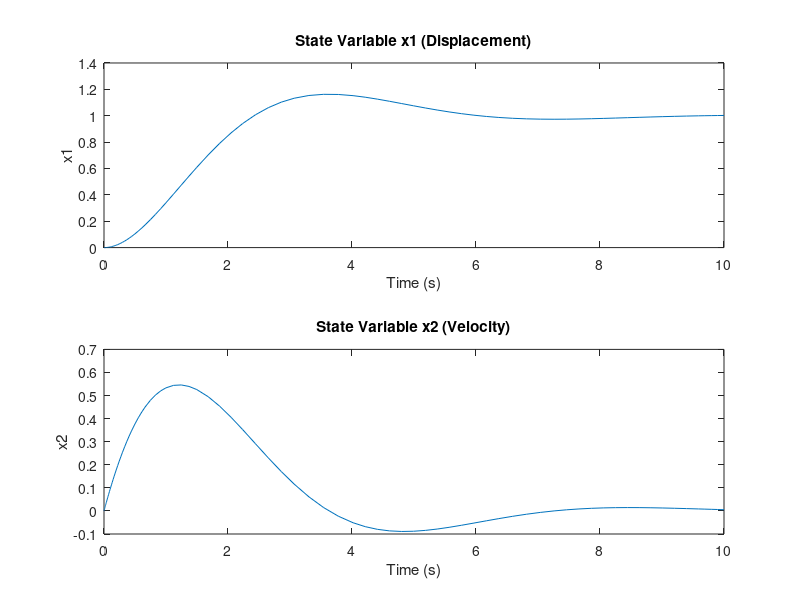

Recreate this plot in MATLAB.
% Define the system parameters
m = 1; % Mass
B = 1; % Damping coefficient
k = 1; % Spring constant
GA = 1; % Gain

% Define the system of differential equations
function dz = stateSpaceODE(t, z)
    % State variables
    m = 1; % Mass
B = 1; % Damping coefficient
k = 1; % Spring constant
GA = 1; % Gain
    x1 = z(1);
    x2 = z(2);
    
    % Differential equations
    dx1 = x2;
    dx2 = (GA - B*x2 - k*x1) / m;
    
    % Return the derivatives as a column vector
    dz = [dx1; dx2];
end

% Initial conditions
z0 = [0; 0]; % Initial state [x1(0); x2(0)]

% Time span for the simulation
tspan = [0 10];

% Solve the system using ode45
[t, z] = ode45(@stateSpaceODE, tspan, z0);

% Extract the state variables
x1 = z(:, 1);
x2 = z(:, 2);

% Plot the results
figure;
subplot(2, 1, 1);
plot(t, x1);
title('State Variable x1 (Displacement)');
xlabel('Time (s)');
ylabel('x1');

subplot(2, 1, 2);
plot(t, x2);
title('State Variable x2 (Velocity)');
xlabel('Time (s)');
ylabel('x2');